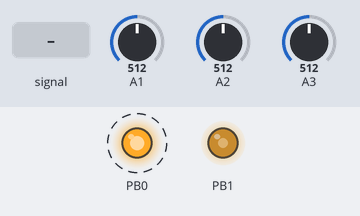
A sketch run on a simulated ATtiny85, built with avr-gcc and run on an emulated ATtiny85. Parts: output pins drawn as LEDs (lit = HIGH). Dashed ring = blinking. Inputs (shaded band) come from the test bench; at power-on: A3 = 512, A1 = 512, A2 = 512.

Above: at 1.1 s.
1.3 s: A3 set to 122
At 2.55 s:
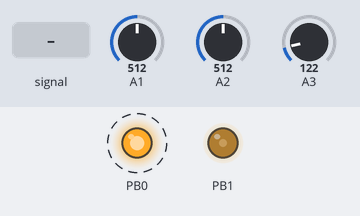
4.3 s: A3 set to 306
At 4.47 s:
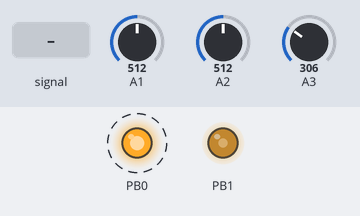
7.3 s: A3 fed a 2 Hz sine of ±306 counts around its level
10.3 s: A3 fed a 200 Hz sine of ±81 counts around its level
13.3 s: A3 set to 511
At 13.49 s:
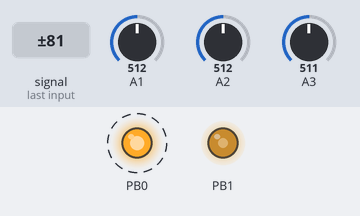
Timing chart, 0 to 17.3 s (numbered marks = the images above; inputs shaded):
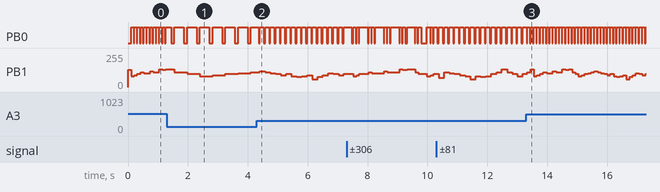

The sketch:

mod-jesu-1vpo.ino
```cpp
// Emit control voltages (one volt per octave)
// playing the Corale Tune to Jesu, Joy of Man's Desiring,
// by J. S. Bach.

// In Knob: tempo (should be a low voltage to sound reasonable).
// Out F: tone control voltage.
// Out L: Led can be used as an envelope gate.

#include "/tmp/jerboa/jerboa.h"
#include "/tmp/jerboa/generated-jesu-table.h"

word phase;  // 0 to 0xFFFF; tone starts at 0, ends at 0xC000
int n;
int i;

void Setup() {
  n = sizeof(JESU_TABLE) / sizeof(byte);
}

void Loop() {
  word prev = phase;
  phase += 1 + word(InK()>>1);  // Use knob to adjust tempo.

  if (phase < prev) {  // If around the corner
    LedOn();

    // Output control voltage for choosing note.
    byte f = pgm_read_byte(JESU_TABLE + i);
    OutF(f);

    i++;  // Advance to next note.
    if (i >= n) i = 0;
  } else if (phase >= 0xC000) {
    LedOff();
  }
}
```

Measured:
- after the input at 1.3 s, PB0: alternates HIGH for 0.32 s and LOW for 0.11 s, starting after 0.14 s
- after the input at 4.3 s, PB0: alternates HIGH for 0.13 s and LOW for 0.04 s, starting after 0.06 s
- after the input at 13.3 s, PB0: alternates HIGH for 0.08 s and LOW for 0.03 s, starting after 0.12 s
- by itself, PB0: alternates HIGH for 0.08 s and LOW for 0.03 s
